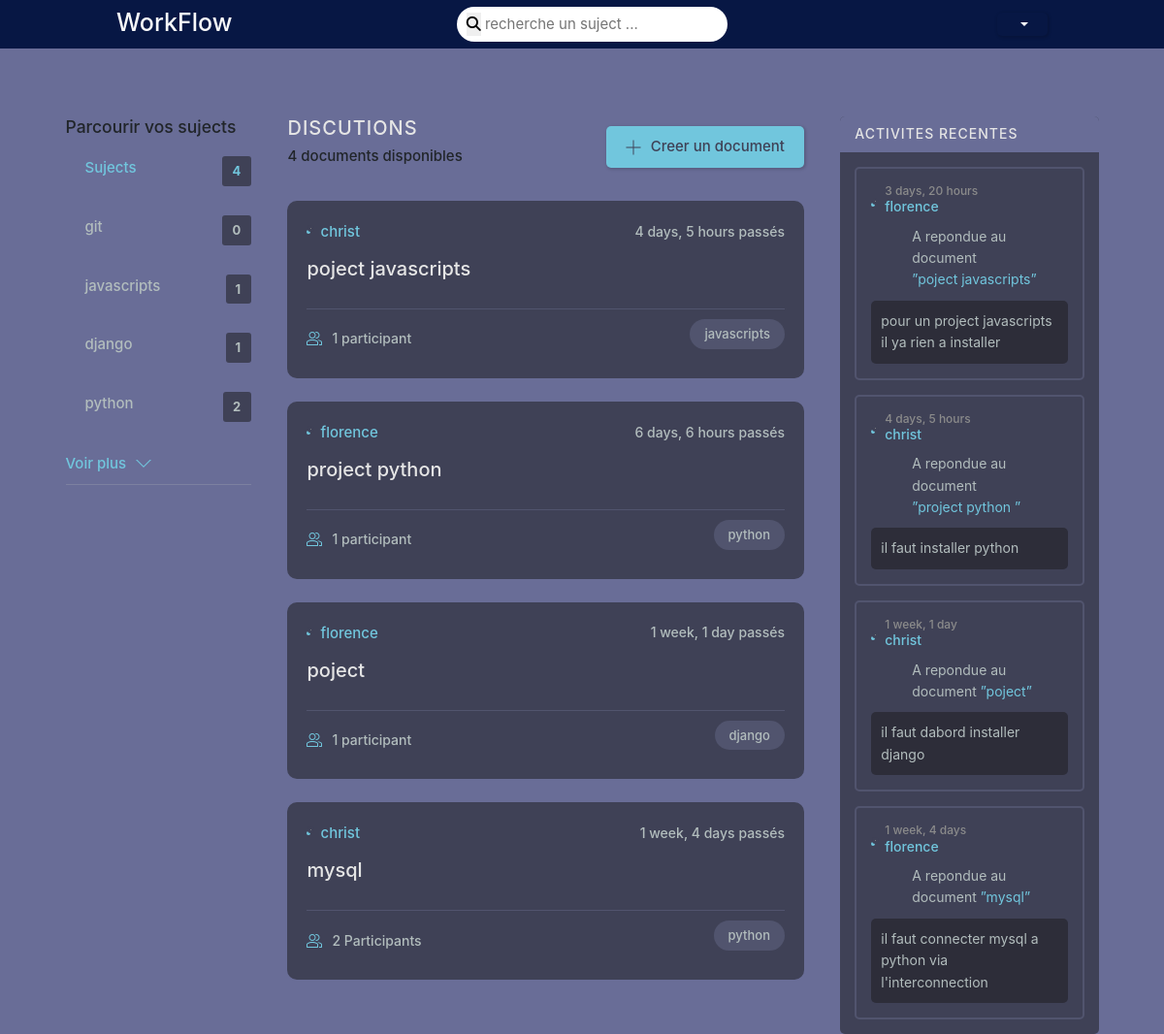
The page / on the database its author committed.
### forum/models.py (models this page shows, shortened)
class Suject(models.Model):
    noms_suj = models.CharField(max_length=200)
    group = models.ForeignKey(Group,on_delete=models.CASCADE,null=True,blank=True)

class Document(models.Model):
    auteur = models.ForeignKey(User,on_delete=models.SET_NULL,null=True)
    suject = models.ForeignKey(Suject,on_delete=models.SET_NULL,null=True)
    group = models.ForeignKey(Group, on_delete=models.CASCADE, null=True, blank=True)
    noms_doc = models.CharField(max_length=200)
    description = models.TextField(null=True,blank=True)
    participant = models.ManyToManyField(User, related_name='participant',blank=True)
    modifier_doc = models.DateTimeField(auto_now=True)
    creer_doc = models.DateTimeField(auto_now_add=True)
    class Meta:
        ordering = ['-modifier_doc','-creer_doc']

class Message(models.Model):
    user = models.ForeignKey(User,on_delete=models.CASCADE)
    document = models.ForeignKey(Document,on_delete=models.CASCADE)
    group = models.ForeignKey(Group, on_delete=models.CASCADE, null=True, blank=True)
    corp = models.TextField()
    modifier_message = models.DateTimeField(auto_now=True)
    creer_message = models.DateTimeField(auto_now_add=True)
    class Meta:
        ordering = ['-creer_message']

### authuser/models.py (models this page shows)
class User(AbstractUser):
    username = models.CharField(max_length=500, null=True)
    email = models.EmailField(unique=True, null=True)
    bio = models.TextField(null=True)
    localisation = models.CharField(max_length=100,null=True)
    avatar = models.ImageField(upload_to='media/avataruser', null=True,blank=True)
    USERNAME_FIELD = 'email'
    REQUIRED_FIELDS = ['username']

### forum/views.py (the view)
# urls.py: path('',views.accueil,name='accueil'),
def accueil(request):
    q = request.GET.get('q') if request.GET.get('q') != None else ''
    suject = Suject.objects.all().order_by('-id')[0:5]
    document = Document.objects.filter(
        Q(suject__noms_suj__icontains=q) |
        Q(noms_doc__icontains=q)
    )
    document_count = document.count()
    group = Group.objects.all().order_by('-date_creer')[0:4]
    message = Message.objects.filter(
        Q(document__suject__noms_suj__icontains=q)
    ).order_by('-creer_message', '-modifier_message')
    context = {
        'suject':suject,
        'document':document,
        'document_count':document_count,
        'message':message,
        'group':group
    }
    return render(request,'forum/accueil.html',context)

### templates/forum/accueil.html (shortened to what this page needs)
{% extends 'menu/base.html' %}
{% load static %}
{% block content %}
{% include 'menu/navbar.html' %}
<br><br><br><br>
<main class="layout layout--3">
  <div class="container">
    <div class="topics">
      <div class="topics__header">
          <h3 class="text-dark">Parcourir vos sujects</h3>
      </div>
      <ul class="topics__list">
          <li>
              <a href="{% url 'accueil' %}" class="active">Sujects <span>{{suject.count}}</span></a>
          </li>
         {% for suj in suject %}
          <li>
            <a href="{% url 'accueil' %}?q={{suj.noms_suj}}">{{suj.noms_suj}}<span>{{suj.document_set.all.count}}</span></a>
          </li>
          {% endfor %}
      </ul>
      <a class="btn btn--link" href="{% url 'suject' %}">
          Voir plus
          <svg version="1.1" xmlns="http://www.w3.org/2000/svg" width="32" height="32" viewBox="0 0 32 32">
              <title>voir plus</title>
              <path d="M16 21l-13-13h-3l16 16 16-16h-3l-13 13z"></path>
          </svg>
      </a>
      <hr>
  </div>
    <div class="roomList">
      <div class="roomList__header">
        <div>
          <h2>Discutions</h2>
          {% if document_count == 0 %}
          <p class="text-dark">{{document_count}} document disponible</p>
          {% elif document_count == 1 %}
          <p class="text-dark">{{document_count}} document disponible</p>
          {% else %}
          <p class="text-dark">{{document_count}} documents disponibles</p>
          {% endif %}
        </div>
        <a class="btn btn--main" href="{% url 'creer-document' %}">
          <svg version="1.1" xmlns="http://www.w3.org/2000/svg" width="32" height="32" viewBox="0 0 32 32">
            <title>creer un document</title>
            <path
              d="M16.943 0.943h-1.885v14.115h-14.115v1.885h14.115v14.115h1.885v-14.115h14.115v-1.885h-14.115v-14.115z">
            </path>
          </svg>
          Creer un document
        </a>
      </div>
      {% include 'menu/feed.html' %}
    </div>
    <div class="activities">
      <div class="activities__header">
          <h2>Activites Recentes</h2>
      </div>
      {% for mes in message %}
      <div class="activities__box">
          <div class="activities__boxHeader roomListRoom__header">
              <a href="{% url 'profile' mes.user.id %}" class="roomListRoom__author">
                  <div class="avatar avatar--small">
                  </div>
                  <p>
                    <span>{{mes.creer_message|timesince}} </span>
                    {{mes.user.username}}
                  </p>
              </a>
          </div>
          <div class="activities__boxContent">
              <p>A repondue au document <a href="{% url 'document' mes.document.id %}">”{{mes.document.noms_doc}}”</a></p>
              <div class="activities__boxRoomContent">{{mes.corp}}</div>
          </div>
      </div>
      {% endfor %}
  </div>
  </div>
</main>
{% endblock %}

### templates/menu/feed.html (shortened to what this page needs)
{% load static %}
{% for doc in document %}
<div class="roomListRoom">
    <div class="roomListRoom__header">
        <a href="{% url 'profile' doc.auteur.id %}" class="roomListRoom__author">
            <div class="avatar avatar--small">
            </div>
            <span>{{doc.auteur.username}}</span>
        </a>
        <div class="roomListRoom__actions">
            <span>
                {{doc.creer_doc|timesince}} passés <br>
            </span>
        </div>
    </div>
    <div class="roomListRoom__content">
        <a href="{% url 'document' doc.id %}">{{doc.noms_doc}}</a>
    </div>
    <div class="roomListRoom__meta">
        <a href="" class="roomListRoom__joined">
            {% if doc.participant.all.count == 1 %}
            {{doc.participant.all.count}} participant
            {% else %}
            {{doc.participant.all.count}} Participants
            {% endif %}
        </a>
        <p class="roomListRoom__topic">{{doc.suject.noms_suj}}</p>
    </div>
</div>
{% endfor %}

### rows shown on the page
Suject: noms_suj "git", document_set.all.count "0"
Suject: noms_suj "javascripts", document_set.all.count "1"
Suject: noms_suj "django", document_set.all.count "1"
Suject: noms_suj "python", document_set.all.count "2"
Document: auteur.username "christ", creer_doc "4 days, 5 hours", noms_doc "poject javascripts", participant.all.count "1", suject.noms_suj "javascripts"
Document: auteur.username "florence", creer_doc "6 days, 6 hours", noms_doc "project python", participant.all.count "1", suject.noms_suj "python"
Document: auteur.username "florence", creer_doc "1 week, 1 day", noms_doc "poject", participant.all.count "1", suject.noms_suj "django"
Document: auteur.username "christ", creer_doc "1 week, 4 days", noms_doc "mysql", participant.all.count "2", suject.noms_suj "python"
Message: creer_message "3 days, 20 hours", user.username "florence", document.noms_doc "poject javascripts", corp "pour un project javascripts il ya rien a installer"
Message: creer_message "4 days, 5 hours", user.username "christ", document.noms_doc "project python", corp "il faut installer python"
Message: creer_message "1 week, 1 day", user.username "christ", document.noms_doc "poject", corp "il faut dabord installer django"
Message: creer_message "1 week, 4 days", user.username "florence", document.noms_doc "mysql", corp "il faut connecter mysql a python via l'interconnection"

### other values the page prints
{{ suject.count }} "4"
{{ document_count }} "4"
